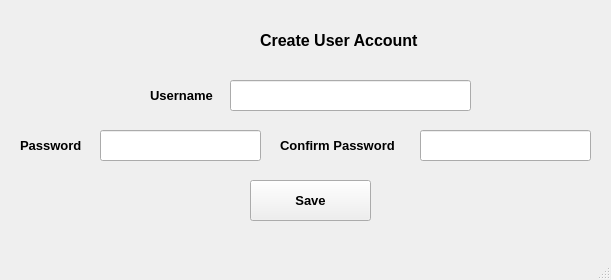
<?xml version="1.0" encoding="UTF-8"?>
<ui version="4.0">
 <class>MainWindow</class>
 <widget class="QMainWindow" name="MainWindow">
  <property name="geometry">
   <rect>
    <x>0</x>
    <y>0</y>
    <width>611</width>
    <height>280</height>
   </rect>
  </property>
  <property name="minimumSize">
   <size>
    <width>611</width>
    <height>280</height>
   </size>
  </property>
  <property name="maximumSize">
   <size>
    <width>611</width>
    <height>280</height>
   </size>
  </property>
  <property name="windowTitle">
   <string>MainWindow</string>
  </property>
  <widget class="QWidget" name="centralwidget">
   <widget class="QWidget" name="widget" native="true">
    <property name="geometry">
     <rect>
      <x>0</x>
      <y>0</y>
      <width>611</width>
      <height>251</height>
     </rect>
    </property>
    <widget class="QLabel" name="label">
     <property name="geometry">
      <rect>
       <x>150</x>
       <y>80</y>
       <width>81</width>
       <height>31</height>
      </rect>
     </property>
     <property name="font">
      <font>
       <pointsize>10</pointsize>
       <weight>75</weight>
       <bold>true</bold>
      </font>
     </property>
     <property name="text">
      <string>Username</string>
     </property>
    </widget>
    <widget class="QLabel" name="label_2">
     <property name="geometry">
      <rect>
       <x>260</x>
       <y>20</y>
       <width>181</width>
       <height>41</height>
      </rect>
     </property>
     <property name="font">
      <font>
       <pointsize>12</pointsize>
       <weight>75</weight>
       <bold>true</bold>
      </font>
     </property>
     <property name="text">
      <string>Create User Account</string>
     </property>
    </widget>
    <widget class="QLineEdit" name="lineEdit">
     <property name="geometry">
      <rect>
       <x>230</x>
       <y>80</y>
       <width>241</width>
       <height>31</height>
      </rect>
     </property>
    </widget>
    <widget class="QLabel" name="label_5">
     <property name="geometry">
      <rect>
       <x>20</x>
       <y>130</y>
       <width>81</width>
       <height>31</height>
      </rect>
     </property>
     <property name="font">
      <font>
       <pointsize>10</pointsize>
       <weight>75</weight>
       <bold>true</bold>
      </font>
     </property>
     <property name="text">
      <string>Password</string>
     </property>
    </widget>
    <widget class="QLineEdit" name="lineEdit_3">
     <property name="geometry">
      <rect>
       <x>100</x>
       <y>130</y>
       <width>161</width>
       <height>31</height>
      </rect>
     </property>
    </widget>
    <widget class="QLineEdit" name="lineEdit_4">
     <property name="geometry">
      <rect>
       <x>420</x>
       <y>130</y>
       <width>171</width>
       <height>31</height>
      </rect>
     </property>
    </widget>
    <widget class="QLabel" name="label_6">
     <property name="geometry">
      <rect>
       <x>280</x>
       <y>130</y>
       <width>121</width>
       <height>31</height>
      </rect>
     </property>
     <property name="font">
      <font>
       <pointsize>10</pointsize>
       <weight>75</weight>
       <bold>true</bold>
      </font>
     </property>
     <property name="text">
      <string>Confirm Password</string>
     </property>
    </widget>
    <widget class="QPushButton" name="pushButton">
     <property name="geometry">
      <rect>
       <x>250</x>
       <y>180</y>
       <width>121</width>
       <height>41</height>
      </rect>
     </property>
     <property name="font">
      <font>
       <pointsize>10</pointsize>
       <weight>75</weight>
       <bold>true</bold>
      </font>
     </property>
     <property name="text">
      <string>Save</string>
     </property>
    </widget>
    <widget class="QLabel" name="label_7">
     <property name="geometry">
      <rect>
       <x>420</x>
       <y>170</y>
       <width>171</width>
       <height>21</height>
      </rect>
     </property>
     <property name="font">
      <font>
       <pointsize>8</pointsize>
       <weight>75</weight>
       <bold>true</bold>
      </font>
     </property>
     <property name="text">
      <string/>
     </property>
    </widget>
   </widget>
  </widget>
  <widget class="QMenuBar" name="menubar">
   <property name="geometry">
    <rect>
     <x>0</x>
     <y>0</y>
     <width>611</width>
     <height>21</height>
    </rect>
   </property>
  </widget>
  <widget class="QStatusBar" name="statusbar"/>
 </widget>
 <resources/>
 <connections/>
</ui>
